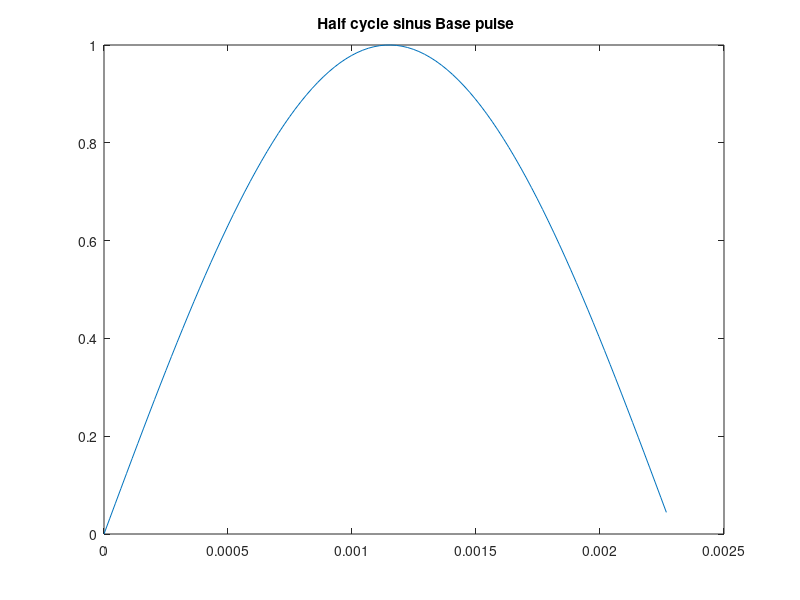
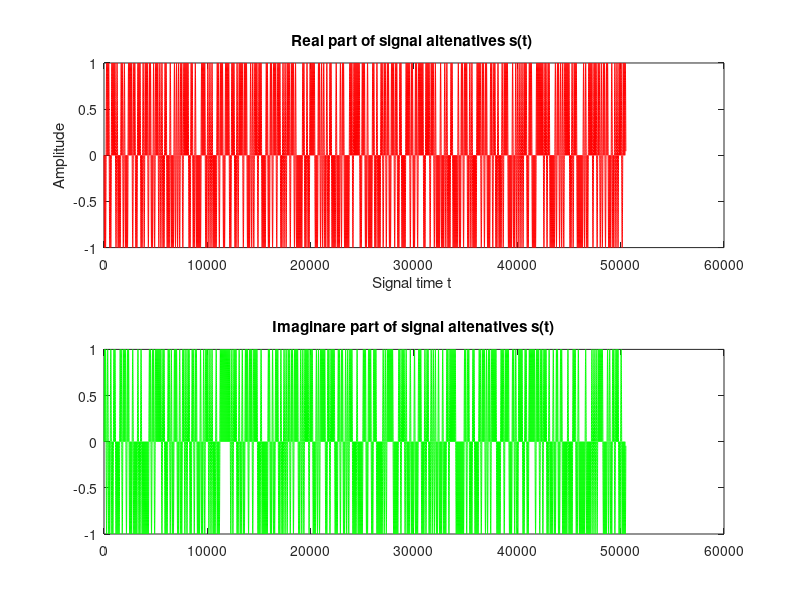
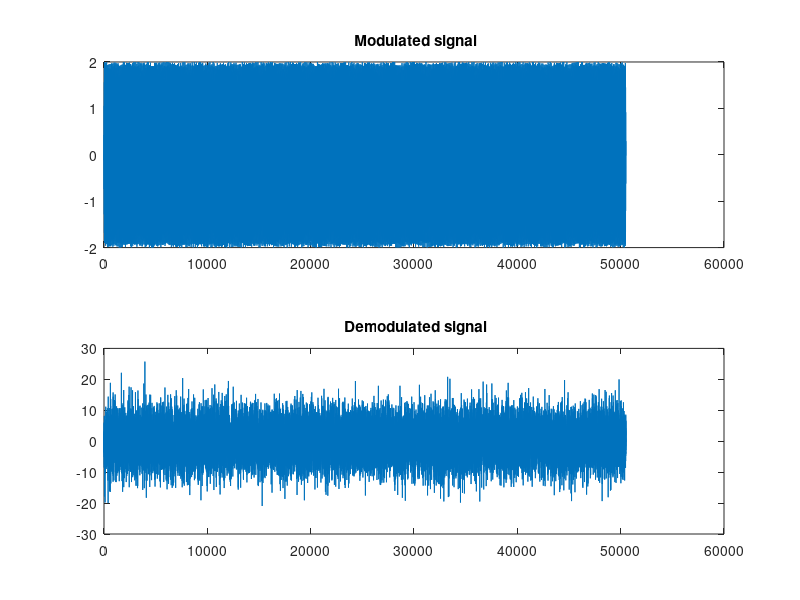
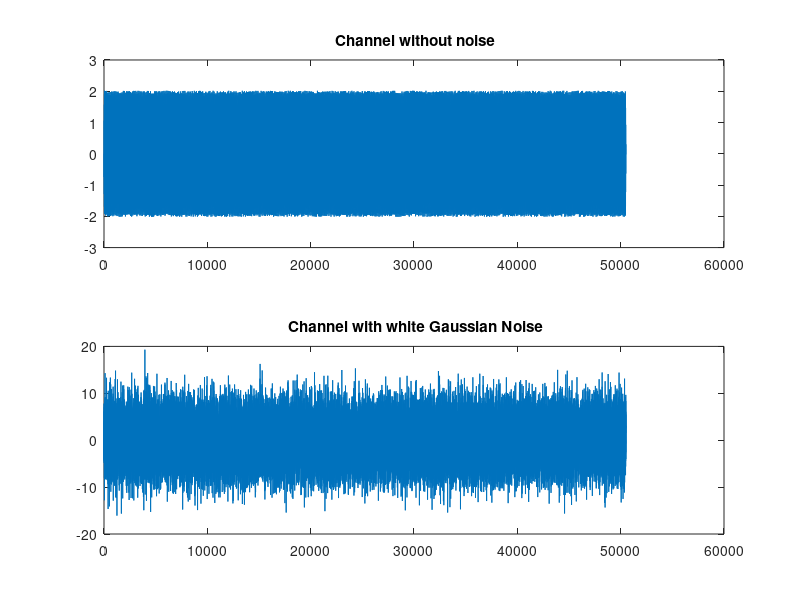

These figures' MATLAB source, in order:
%%TASK 2
clc
clear all
close all
%Parameters description
Sampling_Freq = 44100; Carrier_Freq = 4000;
Ts = 2.3*10^-3;
Beta = (1/100);
sample_time = 1/Sampling_Freq;
N = round(Ts*Sampling_Freq); Nbr_Ofbits=1000;
mu=0.00023;
%Generate half cycle sinus Pulse shape:
t=0:sample_time:((N-1)/Sampling_Freq); puls_shap=sin((pi/Ts)*t);
%Bits generation
Transmit_bits=(rand(1,Nbr_Ofbits)>0.5); vec_1Andminusone=2*Transmit_bits-1;;
% y is a vector of 1 and -1
Real=vec_1Andminusone(1:2:Nbr_Ofbits-1); Img=vec_1Andminusone(2:2:Nbr_Ofbits);
Imag_part =1i*Img ;
Complex_sig=( Real + Imag_part); % QAM Symbols
%Generate carrier frequency and pulse train
pulse_train=[]; %Train pulse (empty vector) 
for k=1:1:length(Complex_sig);
pulse_train=[pulse_train (puls_shap*Complex_sig(k))];
end
% Real and img part of the Pulse train
Real_PulsTrain= real(pulse_train); Img_PulsTrain = imag(pulse_train);
%%%%%%%%%%                      Modulation     %%%%%
t1=0:1/Sampling_Freq: ((length(Real_PulsTrain)-1)/Sampling_Freq); RQ=sqrt(2).*Real_PulsTrain.*cos(2*pi*Carrier_Freq*t1); RI=-Img_PulsTrain.*sqrt(2).*sin(2*pi*Carrier_Freq*t1);
Modulat= RQ + RI;
% To find nbr of delays
Differe_TwoSignas = round(Sampling_Freq*mu);
for i =Differe_TwoSignas +1:(N* Nbr_Ofbits/2)
Matrix_r(i)=sqrt((1-Beta^2))*Modulat(i) + Beta*Modulat(i- Differe_TwoSignas);
end
figure(4)
plot(Matrix_r)
M = 2;
Es=sum((abs(Complex_sig).^2)/Sampling_Freq); Eb=Es/log2(M); % Eb =Es/k 2.31 digital communication 
SNR_dB= 1:.5:15;
BER = zeros(1,length(SNR_dB));
SNR_Linear = (10.^(SNR_dB/10));
x = 1;
for l=(SNR_Linear);
N0=Eb./(l);
%Definition of noise
sigma=sqrt(Sampling_Freq*(N0/2));
Nois=sigma.*randn(1,length(Matrix_r));
%Channel with noise
Signal_With_Noise=Matrix_r+Nois;
%%%%%   QPSK_Demodulation %%%%%%%%%
RQ = Signal_With_Noise.*cos(2*pi*Carrier_Freq*t1); RI =-Signal_With_Noise.*(sin(2*pi*Carrier_Freq*t1)); Demodulat = RQ +RI;
%%%%%%%%%% https://www.youtube.com/watch?v=h46MLgZDQqU %%%%%%%%%% % Matching filter
%Matched filter is the convolution between r and Pulse shape:
Match_filter_RQ=conv(RQ,puls_shap); 
Match_filter_RI=conv(RI,puls_shap);
%Sampling the received signal and detection
% we get top of the signal for sampling 
Rec_signal_Qpart=Match_filter_RQ(1:N:end);
% we get a vector of values from 1 then every 101:e
% sign gives us +-1 vectors we start from 2
% because we have zero in the starting of the vector 
Rec_signal_Qpart_TopPoints = sign(Rec_signal_Qpart(2:1:end));
Rec_signal_Ipart=(Match_filter_RI(1:N:end)); Rec_signal_Ipart_Img=1i*Rec_signal_Ipart;
% sign gives us +-1 vectors we start from 2
% because we have zero in the starting of the vector
Rec_signal_Ipart_TopPoints = sign(Rec_signal_Ipart_Img(2:1:end));
Received_Complex = Rec_signal_Qpart_TopPoints + Rec_signal_Ipart_TopPoints ;
% b=1
Received_bits=zeros(1,100);
for k=1:length(Received_Complex)
if Received_Complex(k)==1+1i; 
    %Real(k) >= 0 && Img(k) >= 0
    Received_bits(2*k-1)=0; 
    Received_bits(2*k)=0;
elseif Received_Complex(k)==-1+1i;
    % Real(k) < 0 && Img(k) > 0
Received_bits(2*k-1)=1;
Received_bits(2*k)=0;
elseif Received_Complex(k)==-1-1i;
        %Real(k) < 0 && Img(k) < 0


Received_bits(2*k-1)=1;
Received_bits(2*k)=1;
elseif Received_Complex(k)==1-1i;
        %Real(k) > 0 && Img(k) < 0
Received_bits(2*k-1)=0; Received_bits(2*k)=1;
end
end
Received_bits2 = [];
for j = 1 : length(Received_bits)
if Received_bits(j)==1 ;
Received_bits2=[Received_bits2 (Received_bits(j)*0)];
elseif Received_bits(j)==0;
Received_bits2=[Received_bits2 (Received_bits(j)+1)];
end
end
%BER = (nbr of errors)/(Total nbr of bits sent)
% BER(x)=length(find(Received_bits2-Transmit_bits))/Nbr_Ofbits;
BER(x)=length(find(Received_bits2-Transmit_bits))/Nbr_Ofbits; x=x+1;
end
tBer_QAM = (1/4)*3*1/2*erfc(sqrt(4*0.05*(10.^(SNR_dB/10)))); % theoretical ber of QAM
figure(1);
plot(t,puls_shap);% Generate Sine Wave
title(' Half cycle sinus Base pulse')
figure(2)
subplot(2,1,1)
plot(Real_PulsTrain, 'r')
title('Real part of signal altenatives s(t) ') 
ylabel('Amplitude')
xlabel( 'Signal time t ')
hold on
subplot(2,1,2)
plot(Img_PulsTrain,'g')
%stem(Img_PulsTrain)
title('Imaginare part of signal altenatives s(t)');
figure(3);
 subplot(2,1,1)
plot(Modulat);
title(' Modulated signal')
subplot(2,1,2)
plot(Demodulat);
title(' Demodulated signal')
figure(4);
subplot(2,1,1)
plot( Matrix_r);
title(' Channel without noise')
hold on
subplot(2,1,2)
plot( Signal_With_Noise);
title(' Channel with white Gaussian Noise') % figure(5)
% semilogy(SNR_dB ,BER);
% title('BER function of different SNR');
% xlabel('Eb/N0');
% ylabel('BER');
figure(5)
semilogy(SNR_dB,tBer_QAM,'-*r','linewidth',3); hold on
semilogy(SNR_dB ,BER);
grid on
legend('Theoretical QAM',' Our result');
 title('BER function of different SNR');
xlabel('Eb/N0');
ylabel('BER');


